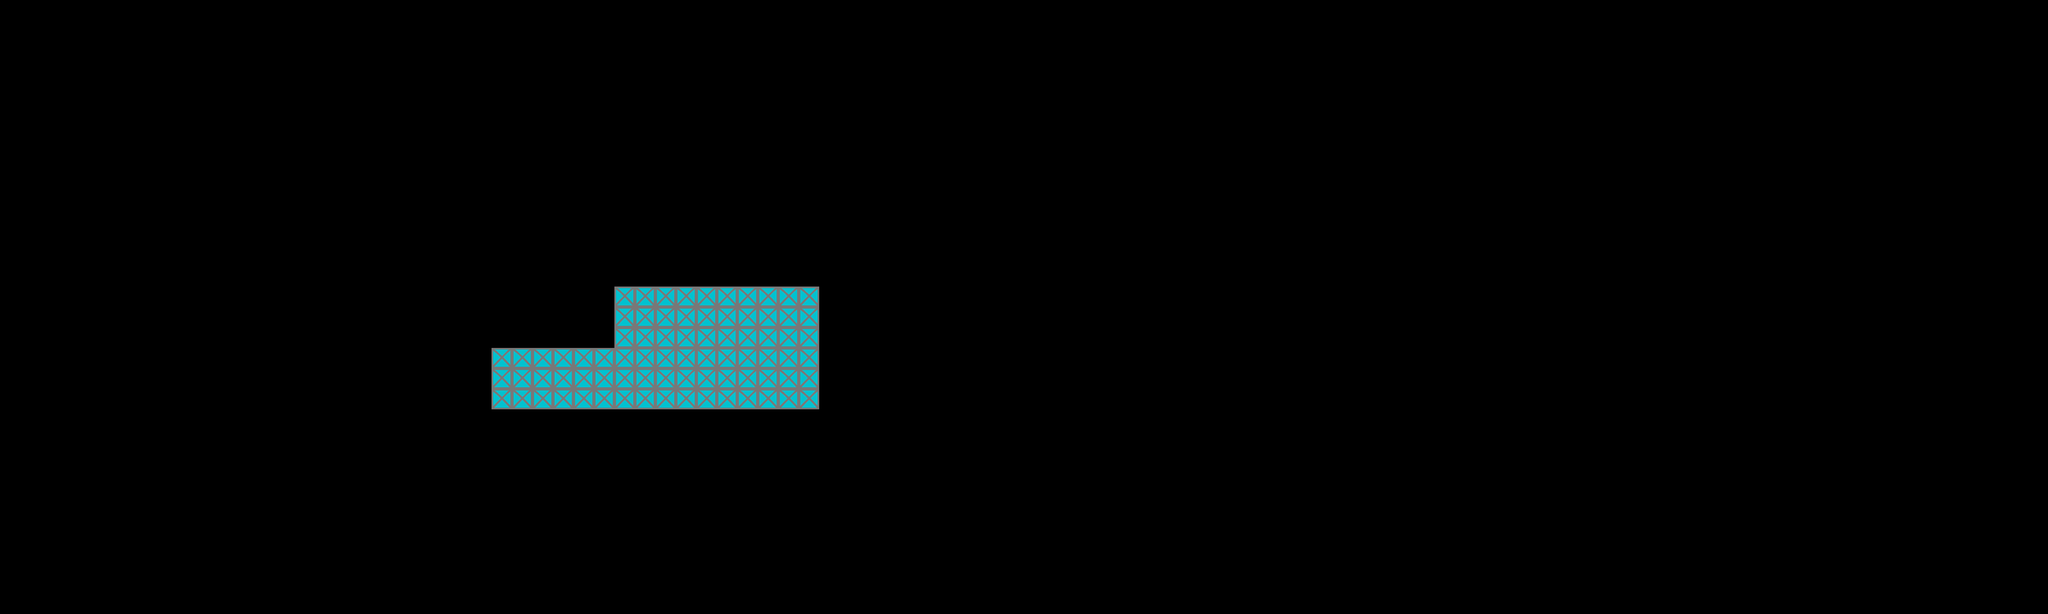

A 2D game scene composited from a Tiled map and its tileset images. What follows is a short description and the map's XML, with each tile layer's data collapsed to a summary:
An orthogonal 100x30 tile map with 64x64 px tiles, 1 tile layer (background) and 3 objects (player).

<map version="1.10" tiledversion="1.11.2" orientation="orthogonal" renderorder="right-down" width="100" height="30" tilewidth="64" tileheight="64" infinite="0" nextlayerid="3" nextobjectid="12">
 <tileset firstgid="1" source="test_boxes.tsx" />
 <layer id="1" name="background" width="100" height="30">
  <data>[3000 cells, 78 non-empty, 1 distinct tile ids]</data>
 </layer>
 <objectgroup id="2" name="objects">
  <object id="7" x="1920" y="896">
   <polygon points="0,0 0,384 640,384 640,0" />
  </object>
  <object id="8" x="1536" y="1088">
   <polygon points="0,0 0,192 384,192 384,0" />
  </object>
  <object id="9" name="player" x="1600" y="960" width="64" height="64" />
 </objectgroup>
</map>
